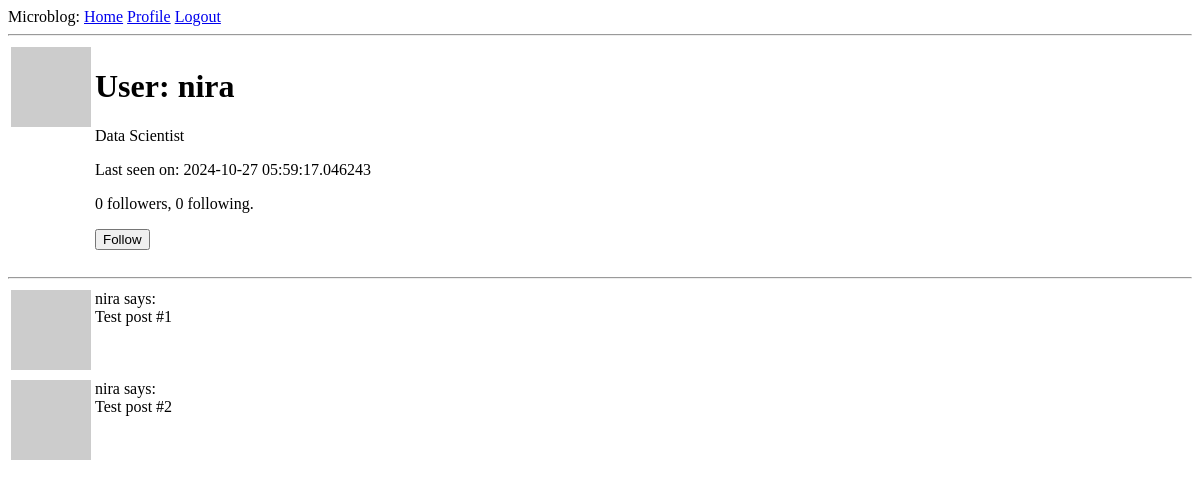
The page /user/nira (signed in) on the database as committed earlier.
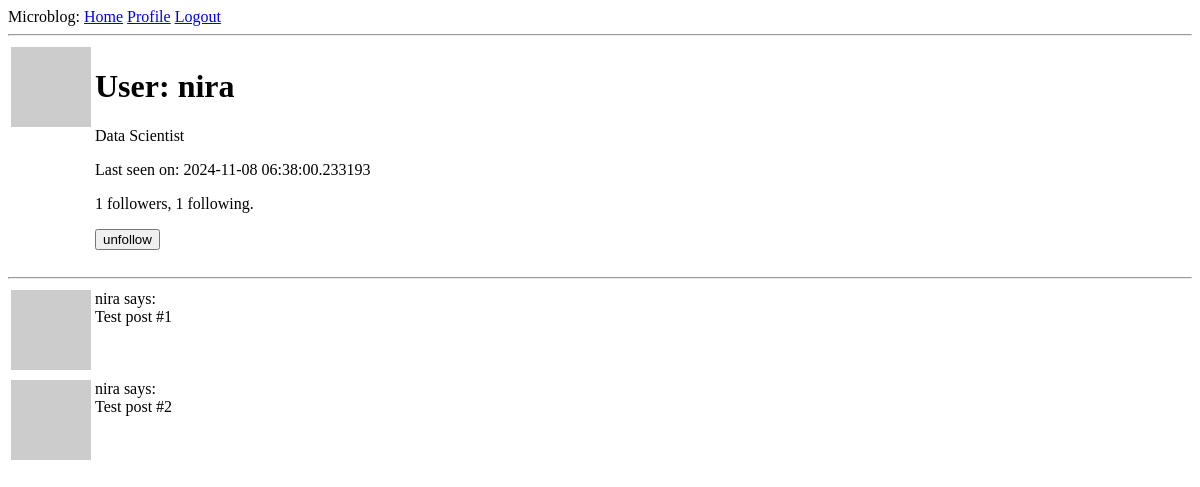
The same page on the database as committed later.
### app/models.py (models this page shows, shortened)
class User(UserMixin, db.Model):
    id: so.Mapped[int] = so.mapped_column(primary_key=True)
    username: so.Mapped[str] = so.mapped_column(sa.String(64),index=True,unique=True)
    email: so.Mapped[str] = so.mapped_column(sa.String(120), index=True, unique=True)
    password_hash: so.Mapped[Optional[str]] = so.mapped_column(sa.String(256))
    about_me: so.Mapped[Optional[str]] = so.mapped_column(sa.String(140))
    last_seen: so.Mapped[Optional[datetime]] = so.mapped_column(
        default=lambda: datetime.now(timezone.utc))
    posts: so.WriteOnlyMapped['Post'] = so.relationship('Post', back_populates='author')
    following: so.WriteOnlyMapped['User'] = so.relationship(
        secondary=followers, primaryjoin=(followers.c.follower_id==id),
        secondaryjoin=(followers.c.followed_id==id),
        back_populates='followers')
    followers: so.WriteOnlyMapped['User'] = so.relationship(
        secondary=followers, primaryjoin=(followers.c.followed_id==id),
        secondaryjoin=(followers.c.follower_id==id),
        back_populates='following')
    def avatar(self, size):
        digest = md5(self.email.lower().encode('utf-8')).hexdigest()
        return f"https://www.gravatar.com/avatar/{digest}?d=identicon&s={size}"
    def is_following(self,user):
        query = self.following.select().where(User.id == user.id)
        return db.session.scalar(query) is not None
    def followers_count(self):
        query = sa.select(sa.func.count()).select_from(
            self.followers.select().subquery())
        return db.session.scalar(query)
    def following_count(self):
        query = sa.select(sa.func.count()).select_from(
            self.following.select().subquery())
        return db.session.scalar(query)

### app/routes.py (the view)
@app.route('/user/<username>')
@login_required
def user(username):
    user = db.first_or_404(sa.select(User).where(User.username == username))
    posts = [
        {'author':user,'body':'Test post #1'},
        {'author':user, 'body':'Test post #2'}
    ]
    form = EmptyForm()
    return render_template('user.html', user=user, posts=posts, form=form)

### app/forms.py
class EmptyForm(FlaskForm):
    submit = SubmitField('Submit')

### app/models.py (called while the page is built)
@login.user_loader
def load_user(id):
    return db.session.get(User, int(id))

### app/routes.py (called while the page is built)
@app.before_request
def before_request():
    if current_user.is_authenticated:
        current_user.last_seen = datetime.now(timezone.utc)
        db.session.commit()

### app/templates/user.html (shortened to what this page needs)
{% extends "base.html" %}
{% block content %}
    <table>
        <tr valign="top">
            <td><img src="{{ user.avatar(128) }}"></td>
            <td>
                <h1>User: {{ user.username }}</h1>
                {% if user.about_me %}<p>{{ user.about_me }}</p>{% endif %}
                {% if user.last_seen %}<p>Last seen on: {{ user.last_seen }}</p>{% endif %}
                <p>{{ user.followers_count() }} followers, {{ user.following_count() }} following.</p>
                {% if user == current_user %}
                <p><a href="{{ url_for('edit_profile') }}">Edit your profile</a></p>
                {% elif not current_user.is_following(user) %}
                <p>
                    <form action="{{ url_for('follow', username=user.username) }}" method="post">
                        {{ form.submit(value='Follow') }}
                    </form>
                </p>
                {% else %}
                <p>
                    <form action="{{ url_for('unfollow', username=user.username) }}" method="post">
                        {{ form.submit(value='unfollow') }}
                    </form>
                </p>
                {% endif %}
            </td>
        </tr>
    </table>
    <hr>
    {% for post in posts %}
        {% include '_post.html' %}
    {% endfor %}
{% endblock %}

### app/templates/base.html (shortened to what this page needs)
<!DOCTYPE html>
<html>
<head>
</head>
<body>
    <div>
        Microblog:
        <a href="{{ url_for('index') }}">Home</a>
        {% if current_user.is_anonymous %}
        <a href=" url_for('login' )">Login</a>
        {% else %}
        <a href="{{ url_for('user', username=current_user.username )}}">Profile</a>
        <a href="{{ url_for('logout') }}">Logout</a>
        {% endif %}
    </div>
    <hr>
    {% block content %}{% endblock %}
</body>
</html>

### app/templates/_post.html
<table>
    <tr valign="top">
        <td><img src="{{ post.author.avatar(36) }}" alt=""></td>
        <td>{{ post.author.username}} says:<br>{{ post.body}}</td>
    </tr>
</table>

Rows that differ between the two databases and show on the page:
changed User "nira": last_seen "2024-10-27 05:59:17.046243" → "2024-11-08 06:38:00.233193"
Other text that changed with them:
{{ user.followers_count() }}: "0" → "1"
{{ user.following_count() }}: "0" → "1"
form field submit: (not shown) → "unfollow"
form field submit: "Follow" → (not shown)
